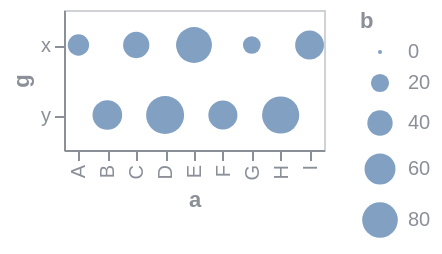

Express this chart as Vega-Lite.
### Vega specification from a JSON file in a GitHub repository (floating-point values rounded to 4 significant figures)
{"$schema": "https://vega.github.io/schema/vega/v6.json", "background": null, "padding": 5, "width": 130, "height": 70, "style": "cell", "data": [{"name": "source_0", "values": [{"a": "A", "b": 28, "c": 5, "g": "x"}, {"a": "B", "b": 55, "c": 9, "g": "y"}, {"a": "C", "b": 43, "c": 2, "g": "x"}, {"a": "D", "b": 91, "c": 7, "g": "y"}, {"a": "E", "b": 81, "c": 4, "g": "x"}, {"a": "F", "b": 53, "c": 6, "g": "y"}, {"a": "G", "b": 19, "c": 8, "g": "x"}, {"a": "H", "b": 87, "c": 1, "g": "y"}, {"a": "I", "b": 52, "c": 3, "g": "x"}]}, {"name": "data_0", "source": "source_0", "transform": [{"type": "filter", "expr": "isValid(datum[\"b\"]) && isFinite(+datum[\"b\"])"}]}], "marks": [{"name": "marks", "type": "symbol", "style": ["circle"], "from": {"data": "data_0"}, "encode": {"update": {"opacity": {"value": 0.7}, "fill": {"value": "#4c78a8"}, "ariaRoleDescription": {"value": "circle"}, "description": {"signal": "\"a: \" + (isValid(datum[\"a\"]) ? isArray(datum[\"a\"]) ? join(datum[\"a\"], ' ') : datum[\"a\"] : \"\"+datum[\"a\"]) + \"; g: \" + (isValid(datum[\"g\"]) ? isArray(datum[\"g\"]) ? join(datum[\"g\"], ' ') : datum[\"g\"] : \"\"+datum[\"g\"]) + \"; b: \" + (format(datum[\"b\"], \"\"))"}, "x": {"scale": "x", "field": "a"}, "y": {"scale": "y", "field": "g"}, "size": {"scale": "size", "field": "b"}, "shape": {"value": "circle"}}}}], "scales": [{"name": "x", "type": "point", "domain": {"data": "data_0", "field": "a", "sort": true}, "range": [0, {"signal": "width"}], "padding": 0.5}, {"name": "y", "type": "point", "domain": {"data": "data_0", "field": "g", "sort": true}, "range": [0, {"signal": "height"}], "padding": 0.5}, {"name": "size", "type": "linear", "domain": {"data": "data_0", "field": "b"}, "range": [4, 361], "zero": true}], "axes": [{"scale": "x", "orient": "bottom", "grid": false, "title": "a", "labelAlign": "right", "labelAngle": 270, "labelBaseline": "middle", "zindex": 0}, {"scale": "y", "orient": "left", "grid": false, "title": "g", "zindex": 0}], "legends": [{"size": "size", "symbolType": "circle", "title": "b", "encode": {"symbols": {"update": {"fill": {"value": "#4c78a8"}, "opacity": {"value": 0.7}, "stroke": {"value": "transparent"}}}}}], "config": {"axis": {"labelColor": "#8a8f98", "titleColor": "#8a8f98", "domainColor": "#8a8f98", "tickColor": "#8a8f98", "gridColor": "#8a8f98", "gridOpacity": 0.25}, "legend": {"labelColor": "#8a8f98", "titleColor": "#8a8f98"}, "style": {"cell": {"stroke": "#8a8f98", "strokeOpacity": 0.4}}}}
